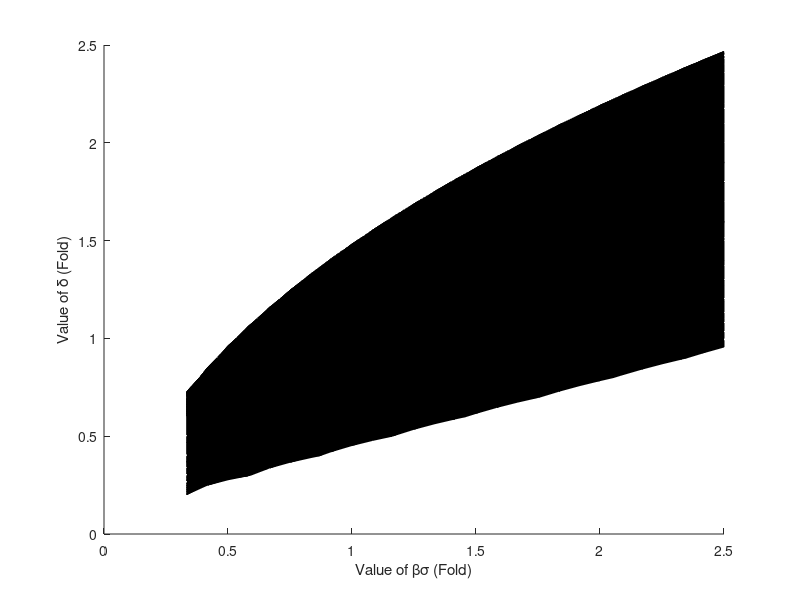

Here is the MATLAB script that generated this plot: (Note: this script raises an error after producing the figure.)
%% Description
% This MATLAB program aims to visualize Hopf bifurcation subspace in
% alpha-beta*sigma-delta parameter space where p53 oscillations can be
% self-sustained.

function main
%% Load Data
load("Data/EP_Jacobian_3D_dense_rawData.mat")

param_A_fc=param_A./0.4;
param_B_fc=param_B./1.8; 
param_delta_fc=param_delta./0.75; 

%% Visualizations
p = patch(isosurface(param_B_fc(1:27),param_delta_fc(1:28),param_A_fc(1:20),mtx_p(1:28,1:27,1:20),0)); hold on 
xlabel('Value of \beta\sigma (Fold)'); 
ylabel('Value of \delta (Fold)'); 
zlabel('Value of \alpha (Fold)');
zticks(0:0.5:2.5);
p.FaceColor = '#E1F1FF';
p.EdgeColor = 'none';
daspect([1 1 1])
view(3); 
axis tight
camlight 
lighting gouraud
grid on
view(-46,10)

% add auxilliary items
plot3(1,1,1,'ro','MarkerSize',7,'MarkerFaceColor','#FF0000');
txt = 'Hopf'; text(1,1.2,2.4,txt,'FontSize',20);
txt = 'No Hopf'; text(1,0.4,0.3,txt,'FontSize',20);
txt = ['p53' newline 'missense' newline 'mutations']; text(0.3,1.8,0.8,txt,'FontSize',12);
txt = 'Loss of p53'; text(0.8,1.2,0.4,txt,'FontSize',12);
txt = ['Overexpression of' newline 'Mdm2 or Mdm4']; text(2,1,1.2,txt,'FontSize',12);
txt = 'Loss of ATM'; text(1.2,0.3,0.9,txt,'FontSize',12);
x=[1,1]; y=[1,1]; z=[0,0.1];plot3(x,y,z,'--w');
X=ones(1,4); Y=ones(1,4); Z=ones(1,4); U=[-0.75,0,1,0.5]; V=[0,0,0,-0.5]; W=[0,-0.5,0,0];
quiver3(X,Y,Z,U,V,W,0,'-k','LineWidth',2);

return
